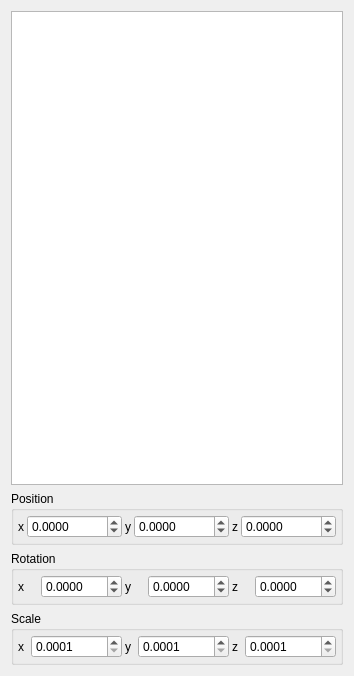
<?xml version="1.0" encoding="UTF-8"?>
<ui version="4.0">
 <class>TransformWidget</class>
 <widget class="QWidget" name="TransformWidget">
  <property name="geometry">
   <rect>
    <x>0</x>
    <y>0</y>
    <width>344</width>
    <height>676</height>
   </rect>
  </property>
  <property name="sizePolicy">
   <sizepolicy hsizetype="Preferred" vsizetype="Expanding">
    <horstretch>0</horstretch>
    <verstretch>0</verstretch>
   </sizepolicy>
  </property>
  <property name="windowTitle">
   <string>Form</string>
  </property>
  <layout class="QVBoxLayout" name="verticalLayout">
   <item>
    <layout class="QVBoxLayout" name="verticalLayout_2">
     <item>
      <widget class="QTreeView" name="treeView">
       <property name="editTriggers">
        <set>QAbstractItemView::NoEditTriggers</set>
       </property>
       <property name="alternatingRowColors">
        <bool>false</bool>
       </property>
       <property name="selectionMode">
        <enum>QAbstractItemView::ExtendedSelection</enum>
       </property>
       <property name="autoExpandDelay">
        <number>1</number>
       </property>
       <property name="sortingEnabled">
        <bool>true</bool>
       </property>
       <property name="allColumnsShowFocus">
        <bool>false</bool>
       </property>
       <property name="headerHidden">
        <bool>false</bool>
       </property>
      </widget>
     </item>
    </layout>
   </item>
   <item>
    <widget class="QGroupBox" name="groupBox">
     <property name="title">
      <string>Position</string>
     </property>
     <layout class="QHBoxLayout" name="horizontalLayout">
      <property name="spacing">
       <number>3</number>
      </property>
      <property name="leftMargin">
       <number>4</number>
      </property>
      <property name="topMargin">
       <number>4</number>
      </property>
      <property name="rightMargin">
       <number>4</number>
      </property>
      <property name="bottomMargin">
       <number>4</number>
      </property>
      <item>
       <widget class="QLabel" name="label_41">
        <property name="text">
         <string>x</string>
        </property>
        <property name="alignment">
         <set>Qt::AlignRight|Qt::AlignTrailing|Qt::AlignVCenter</set>
        </property>
       </widget>
      </item>
      <item>
       <widget class="QDoubleSpinBox" name="positionX">
        <property name="decimals">
         <number>4</number>
        </property>
        <property name="minimum">
         <double>-10000.000000000000000</double>
        </property>
        <property name="maximum">
         <double>10000.000000000000000</double>
        </property>
        <property name="singleStep">
         <double>0.100000000000000</double>
        </property>
       </widget>
      </item>
      <item>
       <widget class="QLabel" name="label_42">
        <property name="text">
         <string>y</string>
        </property>
        <property name="alignment">
         <set>Qt::AlignRight|Qt::AlignTrailing|Qt::AlignVCenter</set>
        </property>
       </widget>
      </item>
      <item>
       <widget class="QDoubleSpinBox" name="positionY">
        <property name="decimals">
         <number>4</number>
        </property>
        <property name="minimum">
         <double>-10000.000000000000000</double>
        </property>
        <property name="maximum">
         <double>10000.000000000000000</double>
        </property>
        <property name="singleStep">
         <double>0.100000000000000</double>
        </property>
       </widget>
      </item>
      <item>
       <widget class="QLabel" name="label_43">
        <property name="text">
         <string>z</string>
        </property>
        <property name="alignment">
         <set>Qt::AlignRight|Qt::AlignTrailing|Qt::AlignVCenter</set>
        </property>
       </widget>
      </item>
      <item>
       <widget class="QDoubleSpinBox" name="positionZ">
        <property name="decimals">
         <number>4</number>
        </property>
        <property name="minimum">
         <double>-10000.000000000000000</double>
        </property>
        <property name="maximum">
         <double>10000.000000000000000</double>
        </property>
        <property name="singleStep">
         <double>0.100000000000000</double>
        </property>
       </widget>
      </item>
     </layout>
     <zorder>label_41</zorder>
     <zorder>label_42</zorder>
     <zorder>label_43</zorder>
     <zorder>positionX</zorder>
     <zorder>positionY</zorder>
     <zorder>positionZ</zorder>
    </widget>
   </item>
   <item>
    <widget class="QGroupBox" name="groupBox_2">
     <property name="title">
      <string>Rotation</string>
     </property>
     <layout class="QHBoxLayout" name="horizontalLayout_2">
      <property name="spacing">
       <number>3</number>
      </property>
      <property name="leftMargin">
       <number>4</number>
      </property>
      <property name="topMargin">
       <number>4</number>
      </property>
      <property name="rightMargin">
       <number>4</number>
      </property>
      <property name="bottomMargin">
       <number>4</number>
      </property>
      <item>
       <widget class="QLabel" name="label_37">
        <property name="text">
         <string>x</string>
        </property>
       </widget>
      </item>
      <item>
       <widget class="QDoubleSpinBox" name="rotationX">
        <property name="decimals">
         <number>4</number>
        </property>
        <property name="minimum">
         <double>-360.000000000000000</double>
        </property>
        <property name="maximum">
         <double>360.000000000000000</double>
        </property>
        <property name="singleStep">
         <double>1.000000000000000</double>
        </property>
       </widget>
      </item>
      <item>
       <widget class="QLabel" name="label_38">
        <property name="text">
         <string>y</string>
        </property>
       </widget>
      </item>
      <item>
       <widget class="QDoubleSpinBox" name="rotationY">
        <property name="decimals">
         <number>4</number>
        </property>
        <property name="minimum">
         <double>-360.000000000000000</double>
        </property>
        <property name="maximum">
         <double>360.000000000000000</double>
        </property>
        <property name="singleStep">
         <double>1.000000000000000</double>
        </property>
       </widget>
      </item>
      <item>
       <widget class="QLabel" name="label_39">
        <property name="text">
         <string>z</string>
        </property>
       </widget>
      </item>
      <item>
       <widget class="QDoubleSpinBox" name="rotationZ">
        <property name="decimals">
         <number>4</number>
        </property>
        <property name="minimum">
         <double>-360.000000000000000</double>
        </property>
        <property name="maximum">
         <double>360.000000000000000</double>
        </property>
        <property name="singleStep">
         <double>1.000000000000000</double>
        </property>
       </widget>
      </item>
     </layout>
    </widget>
   </item>
   <item>
    <widget class="QGroupBox" name="groupBox_3">
     <property name="title">
      <string>Scale</string>
     </property>
     <layout class="QHBoxLayout" name="horizontalLayout_3">
      <property name="spacing">
       <number>3</number>
      </property>
      <property name="leftMargin">
       <number>4</number>
      </property>
      <property name="topMargin">
       <number>4</number>
      </property>
      <property name="rightMargin">
       <number>4</number>
      </property>
      <property name="bottomMargin">
       <number>4</number>
      </property>
      <item>
       <widget class="QLabel" name="label_32">
        <property name="text">
         <string>x</string>
        </property>
       </widget>
      </item>
      <item>
       <widget class="QDoubleSpinBox" name="scaleX">
        <property name="decimals">
         <number>4</number>
        </property>
        <property name="minimum">
         <double>0.000100000000000</double>
        </property>
        <property name="maximum">
         <double>10000.000000000000000</double>
        </property>
        <property name="singleStep">
         <double>0.100000000000000</double>
        </property>
       </widget>
      </item>
      <item>
       <widget class="QLabel" name="label_33">
        <property name="text">
         <string>y</string>
        </property>
       </widget>
      </item>
      <item>
       <widget class="QDoubleSpinBox" name="scaleY">
        <property name="decimals">
         <number>4</number>
        </property>
        <property name="minimum">
         <double>0.000100000000000</double>
        </property>
        <property name="maximum">
         <double>10000.000000000000000</double>
        </property>
        <property name="singleStep">
         <double>0.100000000000000</double>
        </property>
       </widget>
      </item>
      <item>
       <widget class="QLabel" name="label_34">
        <property name="text">
         <string>z</string>
        </property>
       </widget>
      </item>
      <item>
       <widget class="QDoubleSpinBox" name="scaleZ">
        <property name="decimals">
         <number>4</number>
        </property>
        <property name="minimum">
         <double>0.000100000000000</double>
        </property>
        <property name="maximum">
         <double>10000.000000000000000</double>
        </property>
        <property name="singleStep">
         <double>0.100000000000000</double>
        </property>
       </widget>
      </item>
     </layout>
    </widget>
   </item>
  </layout>
 </widget>
 <resources/>
 <connections/>
</ui>
